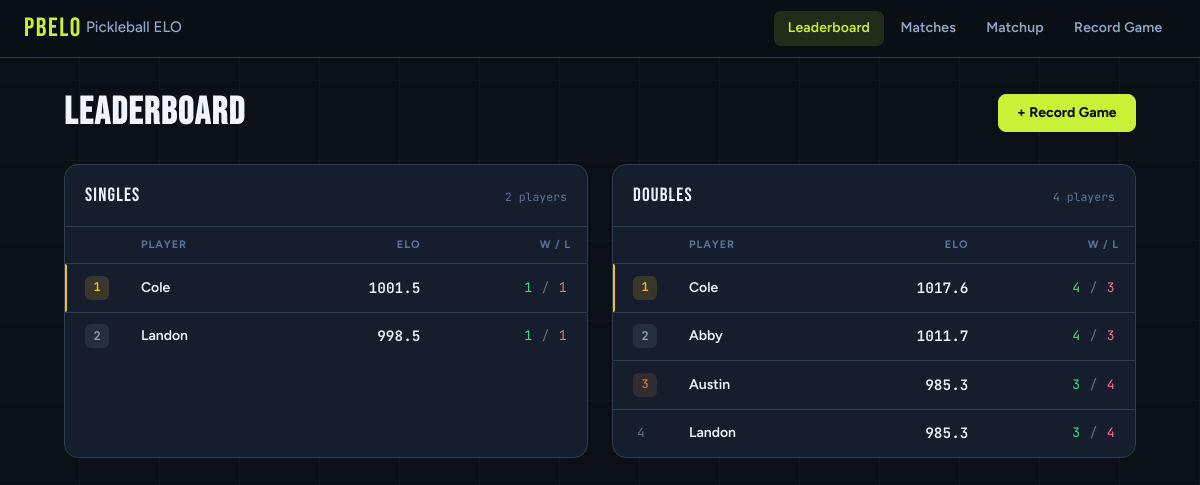
/, run on an earlier commit of the app's database.
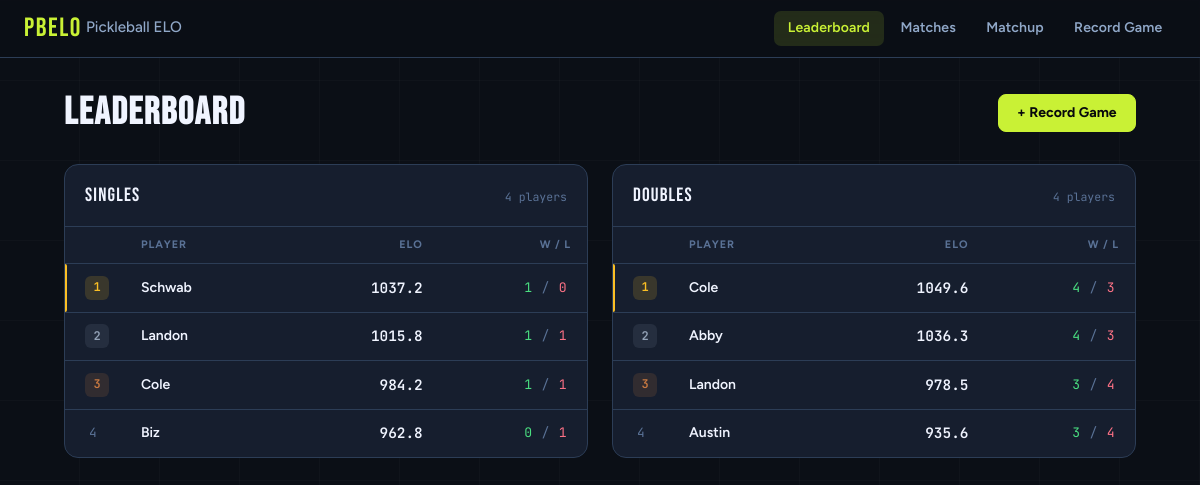
And on a later commit of the database.
### tracker/models.py (models this page shows, shortened)
class Player(models.Model):
    name = models.CharField(max_length=100, unique=True)
    singles_elo = models.FloatField(default=1000.0)
    doubles_elo = models.FloatField(default=1000.0)
    created_at = models.DateTimeField(auto_now_add=True)
    class Meta:
        ordering = ["name"]

### tracker/views.py (the view)
# urls.py: 2. Add a URL to urlpatterns:  path('', views.home, name='home')
def home(request):
    changes_qs = EloChange.objects.select_related("game").order_by("game__played_at")
    players = list(Player.objects.prefetch_related(
        Prefetch("elo_changes", queryset=changes_qs)
    ))
    for player in players:
        all_changes = list(player.elo_changes.all())
        singles = [c for c in all_changes if c.game.game_type == Game.SINGLES]
        doubles = [c for c in all_changes if c.game.game_type == Game.DOUBLES]
        player.singles_games_count = len(singles)
        player.doubles_games_count = len(doubles)
        player.singles_wins = sum(1 for c in singles if c.delta > 0)
        player.doubles_wins = sum(1 for c in doubles if c.delta > 0)
    singles_board = sorted(
        [p for p in players if p.singles_games_count > 0],
        key=lambda p: p.singles_elo, reverse=True,
    )
    doubles_board = sorted(
        [p for p in players if p.doubles_games_count > 0],
        key=lambda p: p.doubles_elo, reverse=True,
    )
    return render(request, "tracker/home.html", {
        "singles_board": singles_board,
        "doubles_board": doubles_board,
    })

### tracker/models.py (called while the page is built)
    @property
    def delta(self):
        return self.elo_after - self.elo_before

### tracker/templatetags/leaderboard_tags.py (called while the page is built)
@register.filter
def subtract(value, arg):
    return value - arg

### templates/tracker/home.html (shortened to what this page needs)
{% extends "base.html" %}
{% block content %}
{% load leaderboard_tags %}
<div class="page-header fade-up">
  <h1 class="page-title">Leaderboard</h1>
  <a href="{% url 'record_game' %}" class="btn btn-primary">+ Record Game</a>
</div>
<div class="boards-grid">
  <section class="card fade-up delay-1">
    <div class="board-head">
      <span class="board-name">Singles</span>
      {% if singles_board %}
        <span class="board-count">{{ singles_board|length }} players</span>
      {% endif %}
    </div>
    {% if singles_board %}
      <table class="data-table">
        <thead>
          <tr>
            <th></th>
            <th>Player</th>
            <th class="text-right">ELO</th>
            <th class="text-right">W / L</th>
          </tr>
        </thead>
        <tbody>
          {% for player in singles_board %}
          <tr class="board-row {% if forloop.counter == 1 %}rank-1{% endif %}">
            <td>
              {% if forloop.counter == 1 %}<span class="rank rank-gold">1</span>
              {% elif forloop.counter == 2 %}<span class="rank rank-silver">2</span>
              {% elif forloop.counter == 3 %}<span class="rank rank-bronze">3</span>
              {% else %}<span class="rank-num">{{ forloop.counter }}</span>{% endif %}
            </td>
            <td>
              <a href="{% url 'player_detail' player.pk %}" class="player-link">{{ player.name }}</a>
            </td>
            <td class="text-right">
              <span class="elo-val mono">{{ player.singles_elo|floatformat:1 }}</span>
            </td>
            <td class="text-right">
              <span class="wl-stat mono">
                <span class="win-color">{{ player.singles_wins }}</span><span class="wl-sep"> / </span><span class="loss-color">{{ player.singles_games_count|subtract:player.singles_wins }}</span>
              </span>
            </td>
          </tr>
          {% endfor %}
        </tbody>
      </table>
    {% else %}
      <div class="empty-state">No singles games recorded yet.</div>
    {% endif %}
  </section>
  <section class="card fade-up delay-2">
    <div class="board-head">
      <span class="board-name">Doubles</span>
      {% if doubles_board %}
        <span class="board-count">{{ doubles_board|length }} players</span>
      {% endif %}
    </div>
    {% if doubles_board %}
      <table class="data-table">
        <thead>
          <tr>
            <th></th>
            <th>Player</th>
            <th class="text-right">ELO</th>
            <th class="text-right">W / L</th>
          </tr>
        </thead>
        <tbody>
          {% for player in doubles_board %}
          <tr class="board-row {% if forloop.counter == 1 %}rank-1{% endif %}">
            <td>
              {% if forloop.counter == 1 %}<span class="rank rank-gold">1</span>
              {% elif forloop.counter == 2 %}<span class="rank rank-silver">2</span>
              {% elif forloop.counter == 3 %}<span class="rank rank-bronze">3</span>
              {% else %}<span class="rank-num">{{ forloop.counter }}</span>{% endif %}
            </td>
            <td>
              <a href="{% url 'player_detail' player.pk %}" class="player-link">{{ player.name }}</a>
            </td>
            <td class="text-right">
              <span class="elo-val mono">{{ player.doubles_elo|floatformat:1 }}</span>
            </td>
            <td class="text-right">
              <span class="wl-stat mono">
                <span class="win-color">{{ player.doubles_wins }}</span><span class="wl-sep"> / </span><span class="loss-color">{{ player.doubles_games_count|subtract:player.doubles_wins }}</span>
              </span>
            </td>
          </tr>
          {% endfor %}
        </tbody>
      </table>
    {% else %}
      <div class="empty-state">No doubles games recorded yet.</div>
    {% endif %}
  </section>
</div>
{% endblock %}

### templates/base.html (shortened to what this page needs)
<!doctype html>
<html lang="en">
<head>
</head>
<body>
<nav class="site-nav">
  <a class="nav-brand" href="/">PBELO<span>Pickleball ELO</span></a>
  <ul class="nav-links" id="nav-links">
    <li><a href="{% url 'home' %}"               class="{% if request.path == '/' %}active{% endif %}">Leaderboard</a></li>
    <li><a href="{% url 'matches' %}"             class="{% if request.path == '/matches/' %}active{% endif %}">Matches</a></li>
    <li><a href="{% url 'matchup_calculator' %}"  class="{% if request.path == '/matchup/' %}active{% endif %}">Matchup</a></li>
    <li><a href="{% url 'record_game' %}"         class="{% if request.path == '/record/' %}active{% endif %}">Record Game</a></li>
  </ul>
</nav>
<main class="site-main">
  {% block content %}{% endblock %}
</main>
</body>
</html>

### templates/base.html (style rules this page uses)
:root { --bg: #0b0f16; --surface: #161e2e; --surface-hi: #1e2a3f; --border: #2c3d56; --border-hi: #3d5270; --accent: #c9f135; --accent-dim: rgba(201,241,53,0.13); --accent-glow:rgba(201,241,53,0.25); --txt: #f0f4ff; --txt-2: #90a8c8; --txt-3: #5a7296; --win: #4ade80; --win-dim: rgba(74,222,128,0.13); --loss: #fb7185; --loss-dim: rgba(251,113,133,0.13); --gold: #fbbf24; --silver: #94a3b8; --bronze: #c87941; }
*, *::before, *::after { box-sizing: border-box; margin: 0; padding: 0; }
html { scroll-behavior: smooth; }
body { background: var(--bg); color: var(--txt); font-family: 'Figtree', sans-serif; font-size: 15px; line-height: 1.6; min-height: 100vh; }
body::after { content: ''; position: fixed; inset: 0; background: repeating-linear-gradient(0deg, transparent, transparent 79px, rgba(255,255,255,0.025) 79px, rgba(255,255,255,0.025) 80px), repeating-linear-gradient(90deg, transparent, transparent 79px, rgba(255,255,255,0.025) 79px, rgba(255,255,255,0.025) 80px); pointer-events: none; z-index: 0; }
.site-nav { position: sticky; top: 0; z-index: 200; height: 58px; padding: 0 1.5rem; display: flex; align-items: center; gap: 0.5rem; background: rgba(11,15,22,0.92); backdrop-filter: blur(14px); -webkit-backdrop-filter: blur(14px); border-bottom: 1px solid var(--border); }
.nav-brand { font-family: 'Bebas Neue', sans-serif; font-size: 1.65rem; letter-spacing: 0.06em; color: var(--accent); text-decoration: none; margin-right: auto; flex-shrink: 0; }
.nav-brand span { color: var(--txt-2); font-size: 0.95rem; letter-spacing: 0; font-family: 'Figtree', sans-serif; font-weight: 500; margin-left: 0.25rem; vertical-align: middle; }
.nav-links { list-style: none; display: flex; gap: 0.2rem; }
.nav-links a { display: block; padding: 0.38rem 0.85rem; border-radius: 7px; color: var(--txt-2); text-decoration: none; font-size: 0.875rem; font-weight: 600; letter-spacing: 0.01em; transition: color 0.15s, background 0.15s; white-space: nowrap; }
.nav-links a.active { color: var(--accent); background: var(--accent-dim); }
.site-main { position: relative; z-index: 1; max-width: 1120px; margin: 0 auto; padding: 2.25rem 1.5rem 5rem; }
.page-header { display: flex; align-items: center; justify-content: space-between; flex-wrap: wrap; gap: 1rem; margin-bottom: 2rem; }
.page-title { font-family: 'Bebas Neue', sans-serif; font-size: 2.4rem; letter-spacing: 0.04em; color: var(--txt); line-height: 1; }
.mono { font-family: 'JetBrains Mono', monospace; }
a { color: var(--accent); text-decoration: none; }
.card { background: var(--surface); border: 1px solid var(--border); border-radius: 14px; overflow: hidden; }
.btn { display: inline-flex; align-items: center; gap: 0.4rem; padding: 0.5rem 1.15rem; border-radius: 8px; font-family: 'Figtree', sans-serif; font-weight: 700; font-size: 0.875rem; cursor: pointer; transition: all 0.15s ease; text-decoration: none; border: 1px solid transparent; line-height: 1.4; white-space: nowrap; }
.btn-primary { background: var(--accent); color: #07090c; border-color: var(--accent); }
.data-table { width: 100%; border-collapse: collapse; }
.data-table th { font-size: 0.68rem; font-weight: 700; text-transform: uppercase; letter-spacing: 0.09em; color: var(--txt-3); padding: 0.6rem 1rem; border-bottom: 1px solid var(--border); white-space: nowrap; text-align: left; }
.data-table td { padding: 0.72rem 1rem; border-bottom: 1px solid var(--border); font-size: 0.875rem; vertical-align: middle; }
.data-table tbody tr:last-child td { border-bottom: none; }
.text-right { text-align: right !important; }
.rank { display: inline-flex; align-items: center; justify-content: center; width: 24px; height: 24px; border-radius: 6px; font-family: 'JetBrains Mono', monospace; font-size: 0.75rem; font-weight: 600; }
.rank-gold { background: rgba(251,191,36,0.15); color: var(--gold); }
.rank-silver { background: rgba(148,163,184,0.12); color: var(--silver); }
.rank-bronze { background: rgba(200,121,65,0.15); color: var(--bronze); }
.rank-num { color: var(--txt-3); font-family: 'JetBrains Mono', monospace; font-size: 0.8rem; padding: 0 4px; }
.win-color { color: var(--win); }
.loss-color { color: var(--loss); }
.fade-up { animation: fadeUp 0.35s ease both; }
.delay-1 { animation-delay: 0.05s; }
.delay-2 { animation-delay: 0.10s; }

What changed in the data, as far as the page shows it:
added Player: shows "1", name "Schwab", singles_elo "1037.2", singles_wins "1", singles_games_count|subtract "0", shown under "Leaderboard"
changed Player "Landon": singles_elo "998.5" → "1015.8"; doubles_elo "985.3" → "978.5"; now shows "3"; moves up the list
changed Player "Cole": singles_elo "1001.5" → "984.2"; doubles_elo "1017.6" → "1049.6"; text "1" → "3"
added Player: name "Biz", singles_elo "962.8", singles_wins "0", singles_games_count|subtract "1", shown under "Leaderboard"
changed Player "Abby": doubles_elo "1011.7" → "1036.3"
changed Player "Austin": doubles_elo "985.3" → "935.6"; no longer shows "3"
Also different on the page:
{{ singles_board|length }}: "2" → "4"
